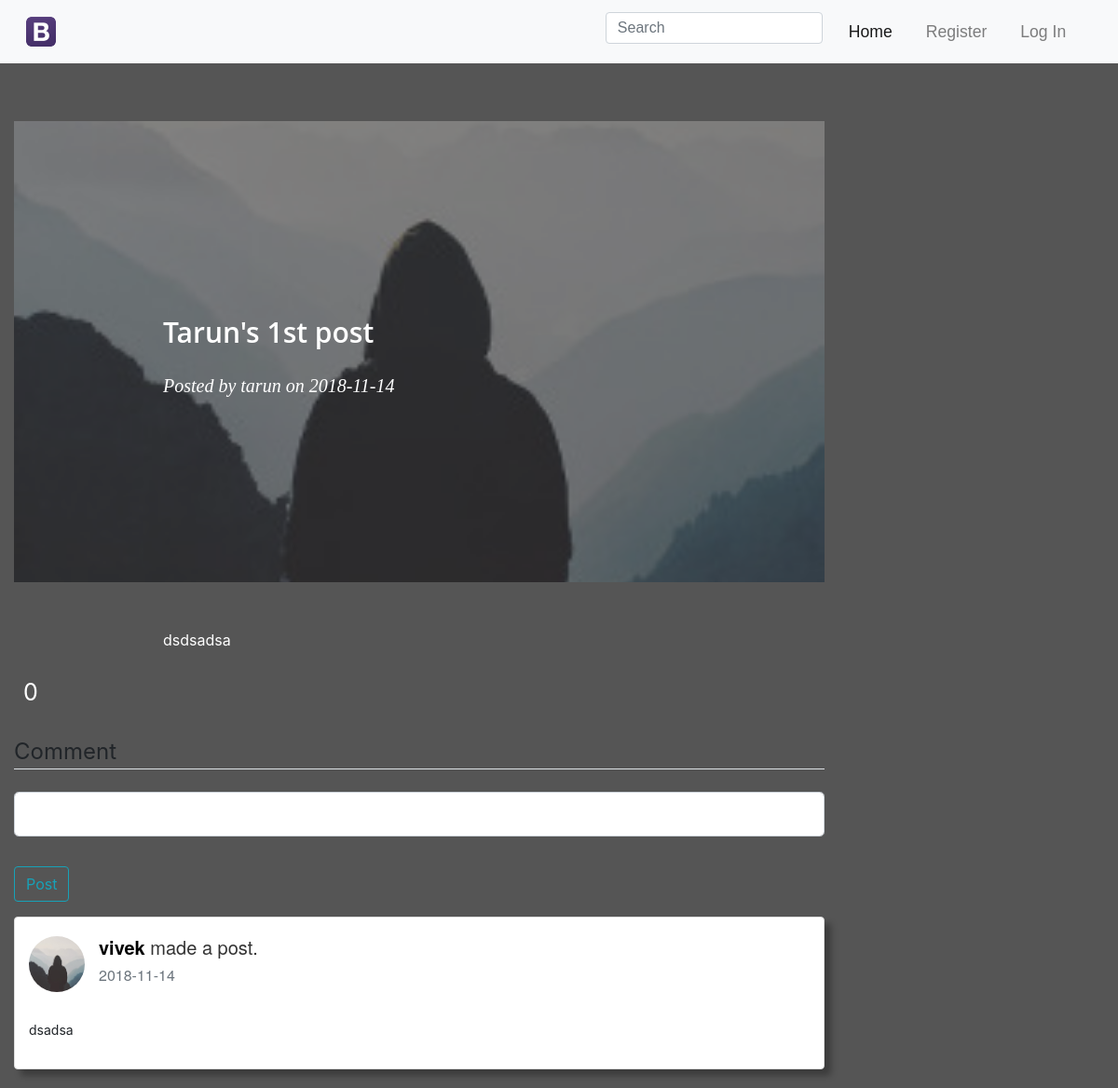
/post/11, run on the app's committed database.
### flaskblog/models.py (models this page shows, shortened)
class User(db.Model, UserMixin):
    id = db.Column(db.Integer, primary_key=True)
    username = db.Column(db.String(20), unique=True, nullable=False)
    email = db.Column(db.String(120), unique=True, nullable=False)
    image_file = db.Column(db.String(20), nullable=False, default='default.jpg')
    password = db.Column(db.String(60), nullable=False)
    posts = db.relationship('Post', backref='author', lazy=True)
    aboutme = db.Column(db.String(1000))
    user_comments = db.relationship('Comment', backref='commentor', lazy=True)
    liked = db.relationship('PostLike', foreign_keys='PostLike.user_id', backref='user', lazy='dynamic')

class Post(db.Model):
    id = db.Column(db.Integer, primary_key=True)
    title = db.Column(db.String(100), nullable=False)
    date_posted = db.Column(db.DateTime, nullable=False, default=datetime.utcnow)
    content = db.Column(db.Text, nullable=False)
    user_id = db.Column(db.Integer, db.ForeignKey('user.id'), nullable=False)
    published = db.Column(db.Boolean, default=False)
    comments = db.relationship('Comment', backref='post_comments', lazy=True)
    user_tag = db.Column(db.Text)
    likes = db.relationship('PostLike', backref='post', lazy='dynamic')
    theme = db.Column(db.Integer, default=1)

class Comment(db.Model):
    id = db.Column(db.Integer, primary_key=True)
    body = db.Column(db.String(140))
    timestamp = db.Column(db.DateTime, nullable=False, default=datetime.utcnow)
    username = db.Column(db.Text, default='Anonymous')
    comment_user_id = db.Column(db.Integer, db.ForeignKey('user.id'), nullable=True)
    post_id = db.Column(db.Integer, db.ForeignKey('post.id'))

### flaskblog/routes.py (the view)
@app.route("/post/<int:post_id>")
def post(post_id):
    post = Post.query.get_or_404(post_id)
    print(post.theme)
    comments = Comment.query.filter_by(post_id=post_id)
    form = AddCommentForm()
    if post.theme == 2:
        return render_template('post2.html', title=post.title, post=post, form=form, comments=comments)
    elif post.theme == 3:
        return render_template('post3.html', title=post.title, post=post, form=form, comments=comments)
    else:
        return render_template('post.html', title=post.title, post=post, form=form, comments=comments)

### flaskblog/forms.py
class AddCommentForm(FlaskForm):
    body = StringField('Body', validators=[DataRequired()])
    submit = SubmitField("Post")

### flaskblog/templates/post2.html (shortened to what this page needs)
<!DOCTYPE html>
<html>
<head>
    <link rel="stylesheet" href="https://cdnjs.cloudflare.com/ajax/libs/uikit/3.0.0-rc.21/css/uikit.min.css" />
    <link rel="stylesheet" href="https://maxcdn.bootstrapcdn.com/bootstrap/4.0.0/css/bootstrap.min.css">
    <link rel="stylesheet" type="text/css" href="{{ url_for('static', filename='post2.css') }}">
    <link rel="stylesheet" href="https://cdnjs.cloudflare.com/ajax/libs/font-awesome/4.7.0/css/font-awesome.min.css">
    <header class="site-header">
        <nav class="navbar navbar-expand-md fixed-top navbar-light bg-light">
            <div class="container-fluid">
                <a class="navbar-brand" href="/"><img src="{{ url_for('static', filename= 'icons/Blogger.ico')}}"></a>
                <div class="collapse navbar-collapse" id="collapsibleNavbar">
                    <ul class="navbar-nav ml-auto ">
                        <li class="nav-item active">
                            <div class="ui-widget input-group md-form form-sm form-1 pl-0">
                                <form action="{{ url_for('search')}}" method="post"><input class="form-control my-0 py-1"  autocomplete="on" id="tag" name="tag" type="text" placeholder="Search" style="width: fit-content" aria-label="Search"></form>
                            </div>
                        </li>
                        <li class="nav-item active">
                            <a class="nav-link" href="{{ url_for('home') }}">Home</a>
                        </li>
                        {% if current_user.is_authenticated %}
                            <li class="nav-item">
                                <a class="nav-link" href="{{ url_for('new_post') }}">Create New Blog</a>
                            </li>
                            <li class="nav-item">
                                <a class="nav-link" href="{{ url_for('account') }}">View Profile</a>
                            </li>
                            <li class="nav-item">
                                <a class="nav-link" href="{{ url_for('logout') }}">Logout</a>
                            </li>
                        {% else %}
                            <li class="nav-item">
                                <a class="nav-link" href="{{ url_for('register') }}">Register</a>
                            </li>
                            <li class="nav-item">
                                <a class="nav-link" href="{{ url_for('login') }}">Log In</a>
                            </li>
                        {% endif %}
                    </ul>
                </div>
            </div>
        </nav>
    </header>
</head>
<body>
<div class="outside-header">
    <main role="main" class="container-fluid" style="padding-top: 80px;">
        <div class="row">
            <div class="col-md-9">
                <header class="masthead" style="background-image: url({{ url_for('static', filename='profile_pics/' + post.author.image_file) }});">
                    <div class="overlay"></div>
                    <div class="container">
                        <div class="row">
                            <div class="col-lg-8 col-md-10 mx-auto">
                                <div class="post-heading">
                                    <h2 class="subheading" style="color: white">{{ post.title }}</h2>
                                    <span class="meta">Posted by
                <a href="#">{{ post.author.username }}</a>
                on {{ post.date_posted.strftime('%Y-%m-%d') }}</span>
                                </div>
                            </div>
                        </div>
                    </div>
                </header>
                <article>
                    <div class="container">
                        <div class="row">
                            <div class="col-lg-8 col-md-10 mx-auto" style="color: white">
                                {{ post.content|safe }}
                            </div>
                        </div>
                    </div>
                </article>
                <div class="container row" style="color: #ffffff">
                    <p style="font-size: 25px; padding: 10px ">{{ post.likes.count() }}</p>
                </div>
                <div class="content-section">
                    <form method="POST" action="">
                        <fieldset class="form-group">
                            <legend class="border-bottom mb-4">Comment</legend>
                            <div class="form-group" >
                                {% if form.body.errors %}
                                    {{ form.body(class="form-control form-control-lg is-invalid") }}
                                    <div class="invalid-feedback">
                                        {% for error in form.body.errors %}
                                            <span>{{ error }}</span>
                                        {% endfor %}
                                    </div>
                                {% else %}
                                    {{ form.body(class="form-control form-control-lg") }}
                                {% endif %}
                            </div>
                        </fieldset>
                        <div class="form-group">
                            {{ form.submit(class="btn btn-outline-info") }}
                        </div>
                    </form>
                </div>
                {% if comments %}
                    {% for comment in comments %}
                        <div class="panel panel-white post panel-shadow">
                            <div class="post-heading">
                                <div class="pull-left image">
                                    {% if comment.comment_user_id %}
                                        <a href="{{ url_for('user_posts', username=comment.username) }}">
                                            <img src="{{ url_for('static', filename='profile_pics/' + comment.commentor.image_file) }}" class="img-circle avatar" alt="{{ comment.username }}'s profile">
                                        </a>
                                    {% else %}
                                        <img src="{{ url_for('static', filename='profile_pics/default.jpg') }}" class="img-circle avatar" alt="user profile image">
                                    {% endif %}
                                </div>
                                <div class="pull-left meta">
                                    <div class="title h5">
                                        {% if comment.comment_user_id %}
                                            <a href="{{ url_for('user_posts', username=comment.username) }}"><b>{{ comment.username }}</b></a>
                                        {% else %}
                                            <b id="temp">{{ comment.username }}</b>
                                        {% endif %}
                                        made a post.
                                    </div>
                                    <h6 class="text-muted time">{{ comment.timestamp.strftime('%Y-%m-%d') }}</h6>
                                </div>
                            </div>
                            <div class="post-description">
                                <p>{{ comment.body }}</p>
                            </div>
                        </div>
                    {% endfor %}
                {% endif %}
            </div>
        </div>
    </main>
</div>
</body>

### flaskblog/static/post2.css (style rules this page uses)
.panel { margin-bottom: 20px; background-color: #fff; border: 1px solid transparent; border-radius: 4px; -webkit-box-shadow: 0 1px 1px rgba(0,0,0,.05); box-shadow: 0 1px 1px rgba(0,0,0,.05); }
.pull-left { font-family: "Helvetica Neue",Helvetica,Arial,sans-serif; font-size: 14px; line-height: 1.42857143; color: #333; float: left !important; }
.img-circle { border-radius: 50%; }
.panel-shadow { box-shadow: rgba(0, 0, 0, 0.3) 7px 7px 7px; }
.panel-white { border: 1px solid #dddddd; }
.post .post-heading { height: 95px; padding: 20px 15px; }
.post .post-heading .avatar { width: 60px; height: 60px; display: block; margin-right: 15px; }
.post .post-heading .meta .title { margin-bottom: 0; }
.post .post-heading .meta .title a { color: black; }
.post .post-heading .meta .time { margin-top: 8px; color: #999; }
.post .post-description { padding: 15px; }
.post .post-description p { font-size: 14px; }
header.masthead { background-image: url('./bck.JPG');margin-bottom:50px;background:no-repeat center center;background-color:#868e96;background-attachment:scroll;position:relative;background-size:cover }
header.masthead .overlay { position:absolute;top:0;left:0;height:100%;width:100%;background-color:#212529;opacity:.5 }
header.masthead .page-heading,header.masthead .post-heading,header.masthead .site-heading { padding:200px 0 150px;color:#fff }
@media only screen and (min-width:768px) { header.masthead .page-heading,header.masthead .post-heading,header.masthead .site-heading { padding:200px 0 } }
header.masthead .post-heading .meta,header.masthead .post-heading .subheading { line-height:1.1;display:block }
header.masthead .post-heading .subheading { font-size:24px;font-weight:600;margin:10px 0 30px;font-family:'Open Sans','Helvetica Neue',Helvetica,Arial,sans-serif }
header.masthead .post-heading .meta { font-size:20px;font-weight:300;font-style:italic;font-family:Lora,'Times New Roman',serif }
header.masthead .post-heading .meta a { color:#fff }
@media only screen and (min-width:768px) { header.masthead .post-heading .subheading { font-size:30px } }
body { padding-top:50px; background: #555; }
#collapsibleNavbar { font-family: 'Poppins', sans-serif; color: #222; overflow: hidden; }
h1, h2, h3, h4, h5, h6 { color: #444444; }
.navbar { padding: 0.8rem; }
.navbar-nav li { padding-right: 20px; }
.nav-link { font-size: 1.1em; }

### data on the page
User: image_file (placeholder picture), author.username "tarun"
Post: title "Tarun's 1st post", date_posted "2018-11-14", content "dsdsadsa"
Comment: image_file (placeholder picture), username "vivek", timestamp "2018-11-14", body "dsadsa"

### other printed values
{{ post.likes.count() }} "0"
